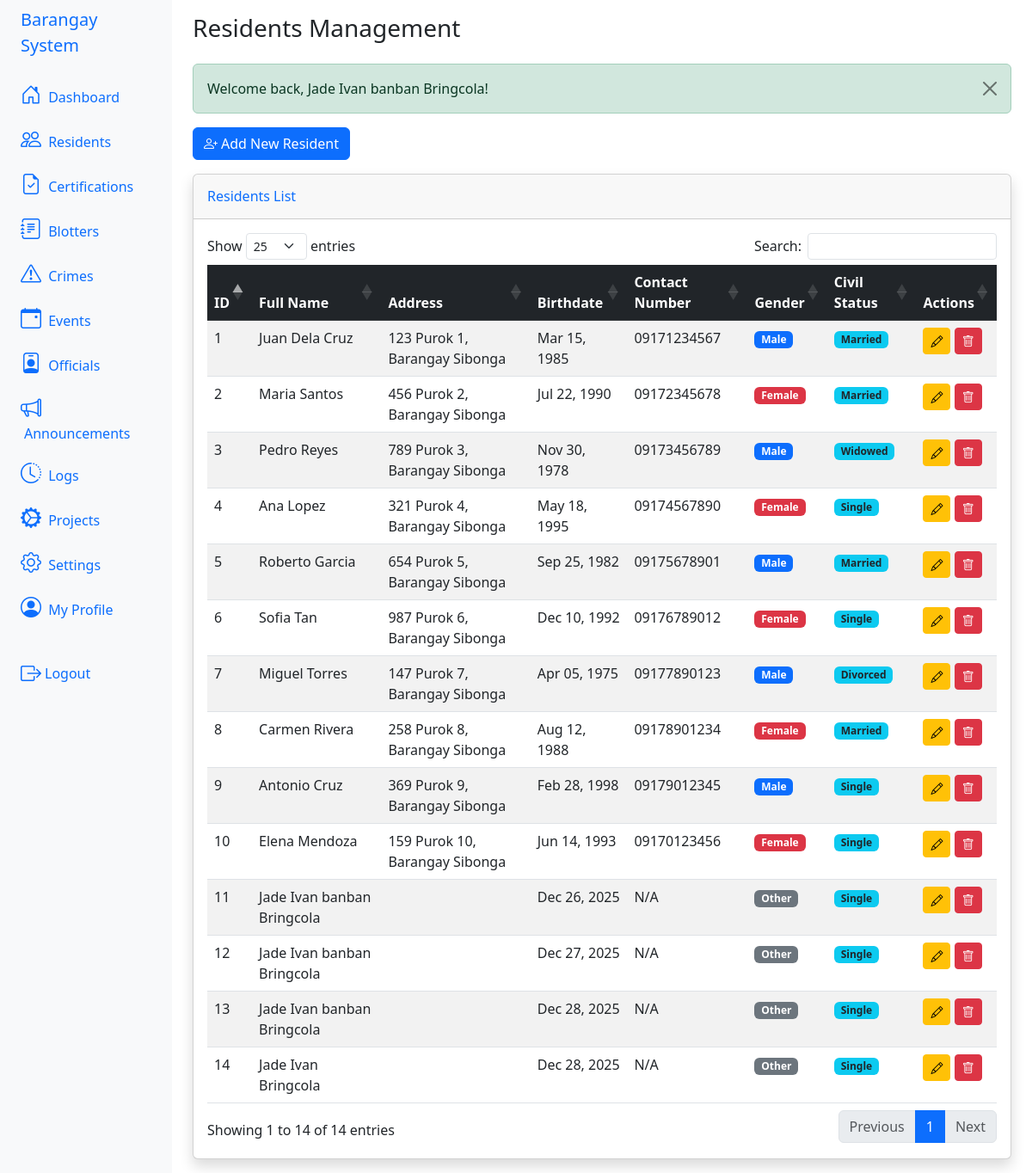
/index.php?action=residents (signed in), run on the app's committed database.
### tables this page shows
CREATE TABLE IF NOT EXISTS `tbl_residents` (
  `id` int NOT NULL AUTO_INCREMENT,
  `user_id` int DEFAULT NULL,
  `full_name` varchar(255) NOT NULL,
  `address` text NOT NULL,
  `birthdate` date NOT NULL,
  `gender` enum('male','female','other') NOT NULL,
  `contact_number` varchar(50) DEFAULT NULL,
  `occupation` varchar(255) DEFAULT NULL,
  `civil_status` enum('single','married','widowed','divorced') NOT NULL,
  `created_at` timestamp NULL DEFAULT CURRENT_TIMESTAMP,
  `updated_at` timestamp NULL DEFAULT CURRENT_TIMESTAMP ON UPDATE CURRENT_TIMESTAMP,
  PRIMARY KEY (`id`),
  KEY `user_id` (`user_id`),
  CONSTRAINT `tbl_residents_ibfk_1` FOREIGN KEY (`user_id`) REFERENCES `tbl_users` (`id`) ON DELETE SET NULL
);

### app/controllers/ResidentsController.php (called while the page is built, shortened)
<?php
require_once 'BaseController.php';
class ResidentsController extends BaseController
{
  public function list()
  {
    try {
      $stmt = $this->pdo->query("
                SELECT id, full_name, address, birthdate, contact_number, gender, civil_status
                FROM tbl_residents
                ORDER BY full_name
            ");
      $residents = $stmt->fetchAll(PDO::FETCH_ASSOC);
    } catch (PDOException $e) {
      $_SESSION['error'] = "Failed to load residents: " . $e->getMessage();
      $residents = [];
    }
    $this->render('residents/residents', [
      'residents' => $residents,
      'title' => 'Residents Management'
    ]);
  }
}

### app/views/residents/residents.php (the view, shortened to what this page needs)
<div class="container-fluid">
  <h1 class="h3 mb-4 text-gray-800"><?php echo $title ?? 'Residents Management'; ?></h1>
  <?php if (isset($_SESSION['success'])): ?>
    <div class="alert alert-success alert-dismissible fade show" role="alert">
      <?php echo $_SESSION['success'];
      unset($_SESSION['success']); ?>
      <button type="button" class="btn-close" data-bs-dismiss="alert" aria-label="Close"></button>
    </div>
  <?php endif; ?>
  <div class="mb-3">
    <a href="index.php?action=residents&sub=add" class="btn btn-primary">
      <i class="bi bi-person-plus me-1"></i>Add New Resident
    </a>
  </div>
  <div class="card shadow">
    <div class="card-header py-3">
      <h6 class="m-0 font-weight-bold text-primary">Residents List</h6>
    </div>
    <div class="card-body">
      <div class="table-responsive">
        <table class="table table-striped table-hover data-table">
          <thead class="table-dark">
            <tr>
              <th>ID</th>
              <th>Full Name</th>
              <th>Address</th>
              <th>Birthdate</th>
              <th>Contact Number</th>
              <th>Gender</th>
              <th>Civil Status</th>
              <th>Actions</th>
            </tr>
          </thead>
          <tbody>
            <?php if (!empty($residents)): ?>
              <?php foreach ($residents as $resident): ?>
                <tr>
                  <td><?php echo htmlspecialchars($resident['id']); ?></td>
                  <td><?php echo htmlspecialchars($resident['full_name']); ?></td>
                  <td><?php echo htmlspecialchars($resident['address']); ?></td>
                  <td><?php echo date('M d, Y', strtotime($resident['birthdate'])); ?></td>
                  <td><?php echo htmlspecialchars($resident['contact_number'] ?? 'N/A'); ?></td>
                  <td>
                    <span class="badge bg-<?php echo $resident['gender'] == 'male' ? 'primary' : ($resident['gender'] == 'female' ? 'danger' : 'secondary'); ?>">
                      <?php echo ucfirst($resident['gender']); ?>
                    </span>
                  </td>
                  <td>
                    <span class="badge bg-info text-dark">
                      <?php echo ucfirst($resident['civil_status']); ?>
                    </span>
                  </td>
                  <td>
                    <a href="index.php?action=residents&sub=edit&id=<?php echo $resident['id']; ?>"
                      class="btn btn-sm btn-warning" title="Edit">
                      <i class="bi bi-pencil"></i>
                    </a>
                    <a href="index.php?action=residents&sub=delete&id=<?php echo $resident['id']; ?>"
                      class="btn btn-sm btn-danger"
                      onclick="return confirm('Are you sure you want to delete <?php echo addslashes($resident['full_name']); ?>?')"
                      title="Delete">
                      <i class="bi bi-trash"></i>
                    </a>
                  </td>
                </tr>
              <?php endforeach; ?>
            <?php endif; ?>
          </tbody>
        </table>
      </div>
    </div>
  </div>
</div>

### data on the page
tbl_residents: id "4", full_name "Ana Lopez", address "321 Purok 4, Barangay Sibonga", birthdate "May 18, 1995", contact_number "09174567890", gender "Female", civil_status "Single"
tbl_residents: id "9", full_name "Antonio Cruz", address "369 Purok 9, Barangay Sibonga", birthdate "Feb 28, 1998", contact_number "09179012345", gender "Male", civil_status "Single"
tbl_residents: id "8", full_name "Carmen Rivera", address "258 Purok 8, Barangay Sibonga", birthdate "Aug 12, 1988", contact_number "09178901234", gender "Female", civil_status "Married"
tbl_residents: id "10", full_name "Elena Mendoza", address "159 Purok 10, Barangay Sibonga", birthdate "Jun 14, 1993", contact_number "09170123456", gender "Female", civil_status "Single"
tbl_residents: id "11", full_name "Jade Ivan banban Bringcola", birthdate "Dec 26, 2025", contact_number "N/A", gender "Other", civil_status "Single"
tbl_residents: id "12", full_name "Jade Ivan banban Bringcola", birthdate "Dec 27, 2025", contact_number "N/A", gender "Other", civil_status "Single"
tbl_residents: id "13", full_name "Jade Ivan banban Bringcola", birthdate "Dec 28, 2025", contact_number "N/A", gender "Other", civil_status "Single"
tbl_residents: id "14", full_name "Jade Ivan Bringcola", birthdate "Dec 28, 2025", contact_number "N/A", gender "Other", civil_status "Single"
tbl_residents: id "1", full_name "Juan Dela Cruz", address "123 Purok 1, Barangay Sibonga", birthdate "Mar 15, 1985", contact_number "09171234567", gender "Male", civil_status "Married"
tbl_residents: id "2", full_name "Maria Santos", address "456 Purok 2, Barangay Sibonga", birthdate "Jul 22, 1990", contact_number "09172345678", gender "Female", civil_status "Married"
tbl_residents: id "7", full_name "Miguel Torres", address "147 Purok 7, Barangay Sibonga", birthdate "Apr 05, 1975", contact_number "09177890123", gender "Male", civil_status "Divorced"
tbl_residents: id "3", full_name "Pedro Reyes", address "789 Purok 3, Barangay Sibonga", birthdate "Nov 30, 1978", contact_number "09173456789", gender "Male", civil_status "Widowed"
tbl_residents: id "5", full_name "Roberto Garcia", address "654 Purok 5, Barangay Sibonga", birthdate "Sep 25, 1982", contact_number "09175678901", gender "Male", civil_status "Married"
tbl_residents: id "6", full_name "Sofia Tan", address "987 Purok 6, Barangay Sibonga", birthdate "Dec 10, 1992", contact_number "09176789012", gender "Female", civil_status "Single"

### other printed values
$title "Residents Management"
$_SESSION['success'] "Welcome back, Jade Ivan banban Bringcola!"
